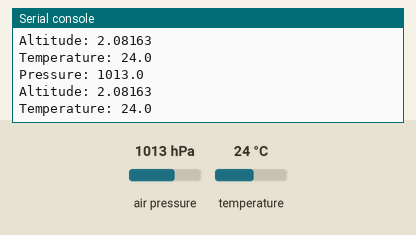
Recording of a program running on a simulated CircuitPython board. On the bench: the last lines printed to the serial console. The test bench sets the inputs (shaded band); at power-on: air pressure 1013 hPa, temperature 24 °C.

Above: at 1.2 s.
1.3 s: air pressure set to 952 hPa
At 1.9 s:
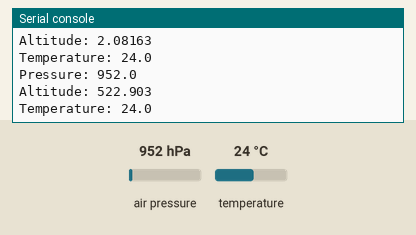
2.8 s: temperature set to 12 °C
At 3.4 s:
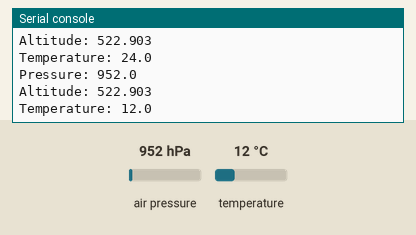
4.3 s: air pressure set to 975 hPa
At 4.9 s:
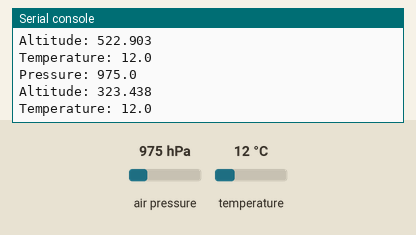
Timing chart, 0 to 7.3 s (numbered marks = the images above; inputs shaded):
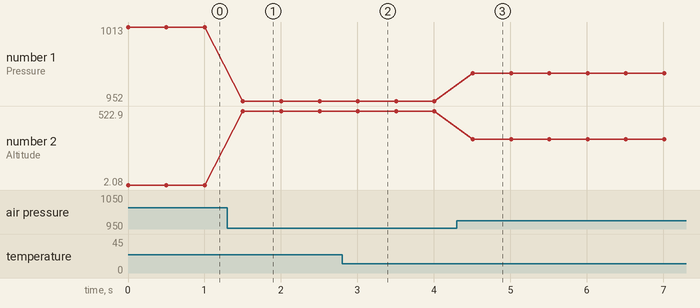

Measured:
- after the input at 1.3 s, the serial console: prints a new line after 0.20 s (image 1)
- after the input at 2.8 s, the serial console: prints a new line after 0.21 s (image 2)
- after the input at 4.3 s, the serial console: prints a new line after 0.21 s (image 3)
- plotted number 1: 1013 → 952 after the input at 1.3 s, 952 → 975 after the input at 4.3 s
- plotted number 2: 2.08 → 522.9 after the input at 1.3 s, 522.9 → 323.44 after the input at 4.3 s

The program:

AltimeterTest.py
```python
import time
import board
import adafruit_mpl3115a2

i2c = board.I2C()

sensor = adafruit_mpl3115a2.MPL3115A2(i2c, address=0x60)

sensor.sealevel_pressure = 102250

while True:
  pressure = sensor.pressure
  print(f"Pressure: {pressure}")
  altitude = sensor.altitude
  print(f"Altitude: {altitude}")
  temperature = sensor.temperature
  print(f"Temperature: {temperature}")
  time.sleep(.5)
```
